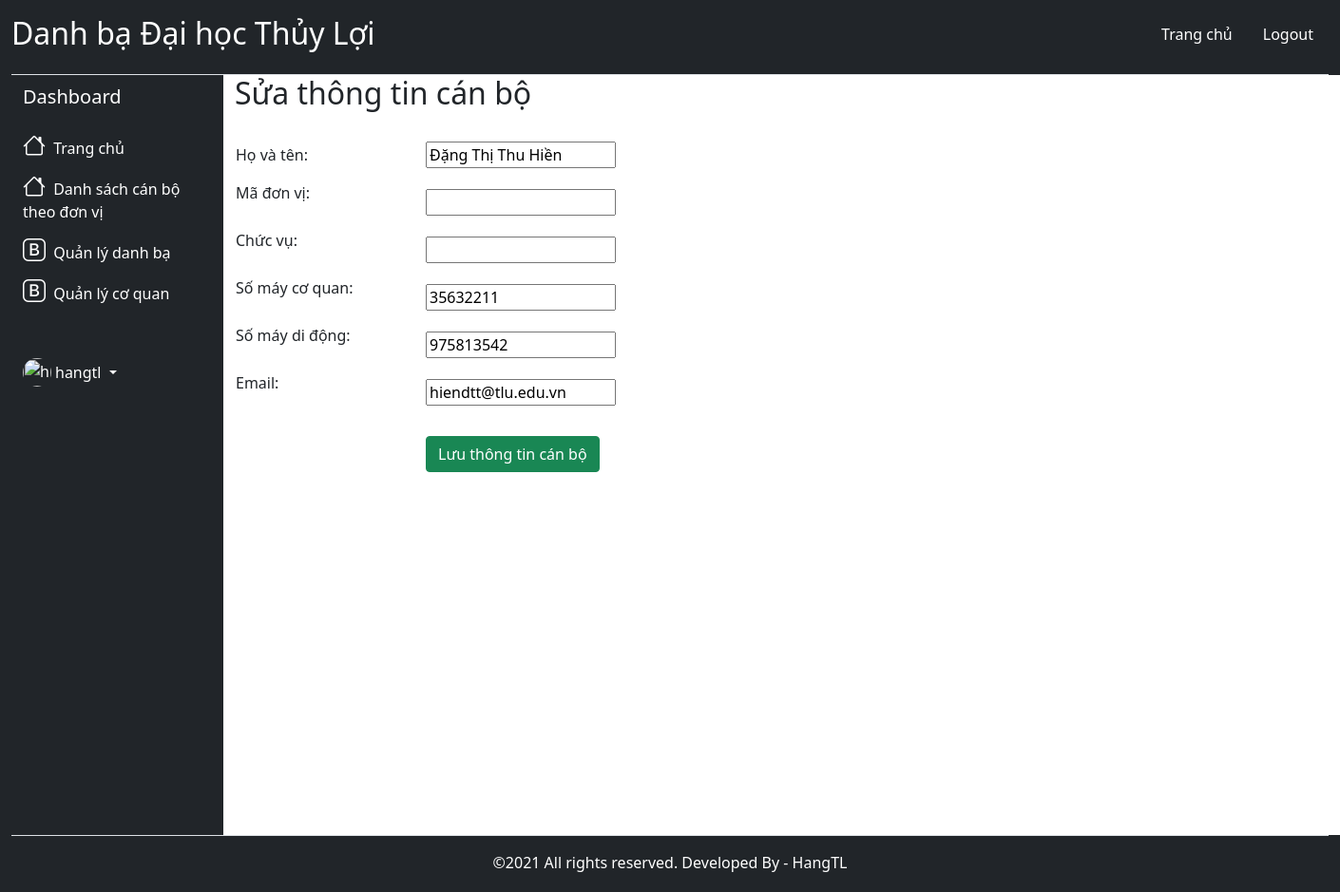
Page /admin/editUser.php?myid=2 (signed in) on the earlier database version.
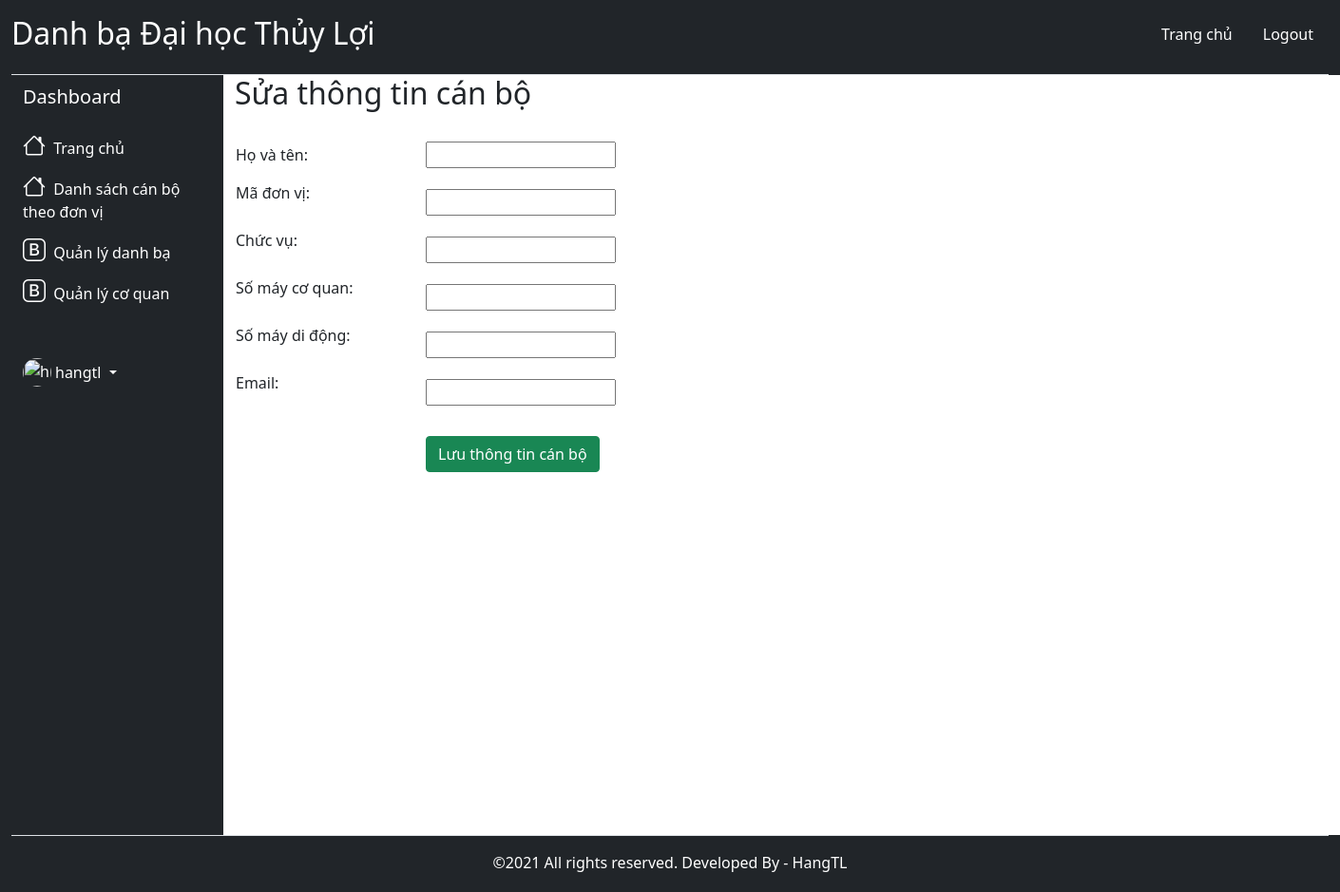
Same page on the later database version.
### tables this page shows
CREATE TABLE `tbl_user` (
  `id_user` int(10) UNSIGNED NOT NULL,
  `hoten` varchar(255) NOT NULL,
  `image` varchar(255) DEFAULT NULL,
  `dtcoquan` varchar(15) NOT NULL,
  `email` varchar(255) NOT NULL,
  `dtdidong` varchar(15) NOT NULL,
  `chucvu` varchar(255) NOT NULL,
  `id_coquan` int(10) NOT NULL
);

### admin/editUser.php (the view, shortened to what this page needs)
<?php
    include('connection.php');
    include("templates/header.php");
?>
    <?php
        $id     = $_GET['myid'];
        $sql    = "SELECT * from tbl_user where id_user={$id}";
        $query  = mysqli_query($conn,$sql);
        $row    = mysqli_fetch_assoc($query);
    ?>
            <form method="POST" action="">
            <h2 style="margin-bottom: 30px;">Sửa thông tin cán bộ</h2>
                <table>
                    <tr>
                        <td>Họ và tên:</td>
                        <td>
                            <input style=" width: 200px;"type="text" name="txtHoten" value="<?php echo $row['hoten']; ?>">
                        </td>
                    </tr>
                    <tr>
                        <td>Mã đơn vị:</td>
                        <td>
                            <input style="margin-top: 20px; width: 200px;" type="text" name="txtIdDonvi" value="<?php echo $row['id_coquan']; ?>">
                        </td>
                    </tr>
                    <tr>
                        <td>Chức vụ:</td>
                        <td>
                            <input style="margin-top: 20px; width: 200px;" type="text" name="txtChucvu" value="<?php echo $row['chucvu']; ?>">
                        </td>
                    </tr>
                    <tr>
                        <td style="width: 200px;">Số máy cơ quan:</td>
                        <td >
                            <input style="margin-top: 20px; width: 200px;" type="text" name="txtDTCoquan" value="<?php echo $row['dtcoquan']; ?>">
                        </td>
                    </tr>
                    <tr>
                        <td>Số máy di động:</td>
                        <td>
                            <input style="margin-top: 20px; width: 200px;" type="text" name="txtDidong" value="<?php echo $row['dtdidong']; ?>">
                        </td>
                    </tr>
                    <tr>
                        <td>Email:</td>
                        <td>
                            <input style="margin-top: 20px; width: 200px;" type="email" name="txtEmail" value="<?php echo $row['email']; ?>">
                        </td>
                    </tr>
                    <tr>
                        <td></td>
                        <td>
                            <input style="margin-top: 30px;" type="submit" name="btnEditUser" value="Lưu thông tin cán bộ" class="btn btn-success">
                        </td>
                    </tr>
                </table>
            </form>
    </main>
</div>
<?php
    include("templates/footer.php");
?>

Differences in the rows shown:
removed tbl_user: txtHoten "Đặng Thị Thu Hiền", txtDTCoquan "35632211", txtDidong "975813542", txtEmail "hiendtt@tlu.edu.vn"
